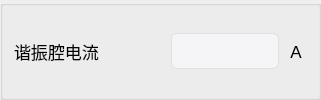
        <widget class="QGroupBox" name="groupBox_4">
         <property name="title">
          <string/>
         </property>
         <layout class="QHBoxLayout" name="horizontalLayout_16" stretch="7,5,1">
          <item>
           <widget class="QLabel" name="label_31">
            <property name="minimumSize">
             <size>
              <width>119</width>
              <height>31</height>
             </size>
            </property>
            <property name="font">
             <font>
              <pointsize>13</pointsize>
             </font>
            </property>
            <property name="text">
             <string>谐振腔电流</string>
            </property>
            <property name="alignment">
             <set>Qt::AlignLeading|Qt::AlignLeft|Qt::AlignVCenter</set>
            </property>
           </widget>
          </item>
          <item>
           <widget class="QLineEdit" name="l2">
            <property name="enabled">
             <bool>false</bool>
            </property>
            <property name="minimumSize">
             <size>
              <width>0</width>
              <height>31</height>
             </size>
            </property>
            <property name="styleSheet">
             <string notr="true">QLineEdit {
    /* 苹果风格的数据展示LineEdit */
    border: 1px solid #D0D0D0;                  /* 浅灰色边框，模仿macOS的细边框 */
    border-radius: 6px;                         /* 圆角，符合macOS设计 */
    padding: 8px 12px;                         /* 内边距，提供舒适的阅读空间 */
    background-color: #FFFFFF;                 /* 白色背景 */
    color: #333333;                            /* 深灰色文字，提高可读性 */
    font-family: &quot;SF Pro Text&quot;, &quot;Helvetica Neue&quot;, &quot;Lucida Grande&quot;, sans-serif; /* macOS系统字体栈 */
    font-size: 14px;                           /* 默认字体大小 */
    selection-background-color: #007AFF;       /* 选中文本高亮色 (macOS蓝色) */
    selection-color: #FFFFFF;                  /* 选中文本颜色 (白色) */

    /* 只读状态下的特殊样式 */
    /* 注意：Qt中通常使用 setReadOnly(true) 来实现只读，但QSS可以定义其外观 */
}

/* 当LineEdit获得焦点时 (对于数据展示框，如果不需要焦点效果，可以省略或弱化) */
QLineEdit:focus {
    border: 1px solid #007AFF;                 /* 获得焦点时边框变为蓝色 */
    /* 如果作为纯展示框，也可以移除焦点边框变化 */
    /* border: 1px solid #D0D0D0; */
}

/* 禁用状态下的样式 (如果用于展示不可变数据) */
QLineEdit:disabled {
    background-color: #F5F5F7;                 /* macOS禁用元素背景色 */
    color: #333333;                            /* 禁用文字颜色 */
    border: 1px solid #E0E0E0;                 /* 禁用边框颜色 */
}</string>
            </property>
            <property name="readOnly">
             <bool>true</bool>
            </property>
           </widget>
          </item>
          <item>
           <widget class="QLabel" name="label_32">
            <property name="minimumSize">
             <size>
              <width>0</width>
              <height>31</height>
             </size>
            </property>
            <property name="font">
             <font>
              <pointsize>13</pointsize>
             </font>
            </property>
            <property name="text">
             <string>A</string>
            </property>
            <property name="alignment">
             <set>Qt::AlignCenter</set>
            </property>
           </widget>
          </item>
         </layout>
        </widget>
